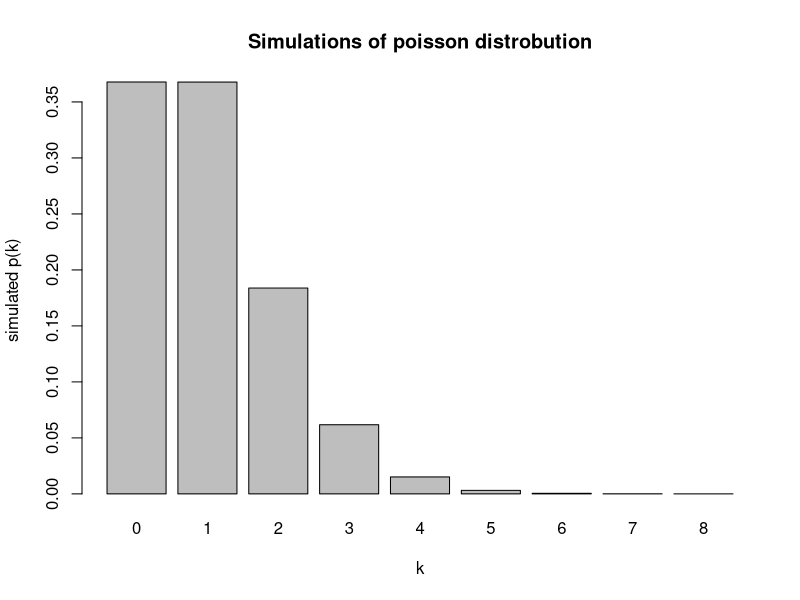

This figure's R source:
library(purrr)

pmf <- function (lambda, k) {
  return (exp(-lambda) * (lambda ** k) / factorial(k))
}

simulate_poisson <- function(u, lambda = 1) {
  S <- 0
  k <- 0
  repeat {
    S. <- S + pmf(lambda, k)
    if (S < u && u <= S.) {
      return(k)
    }
    S <- S.
    k <- k + 1
  }
}

datapoints = 1000000
u <- runif(n = datapoints)
simulated_frequencies <- table(unlist(map(u, simulate_poisson))) / datapoints
# Convert to table of values & their frequency
#X11()
barplot(simulated_frequencies,
main="Simulations of poisson distrobution",
xlab = "k",
ylab = "simulated p(k)",
)

